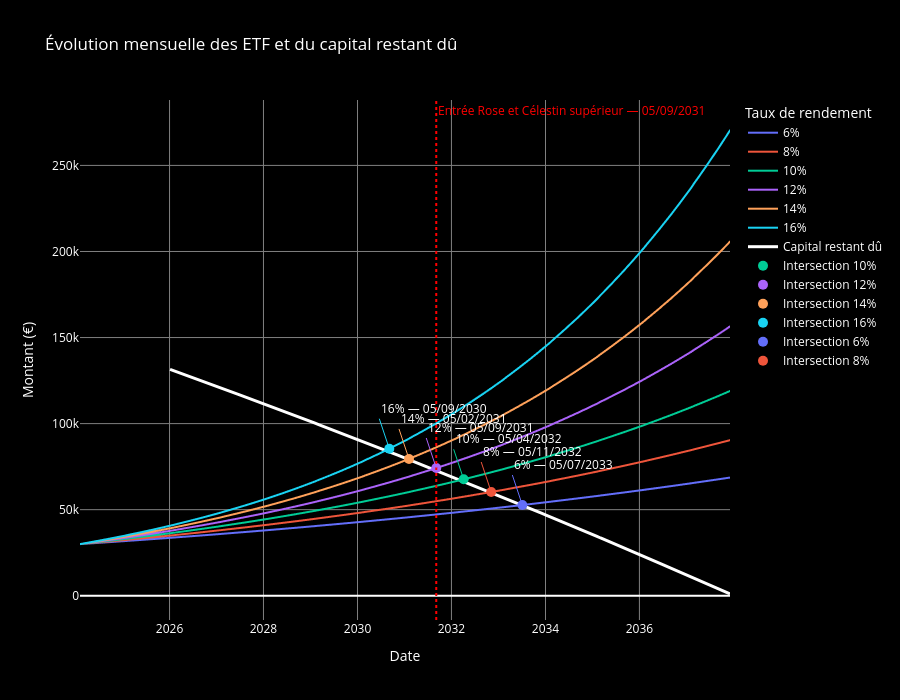

Notebook cell for this chart:
### Code cell
# Préparer le capital restant dû
amort_curve = df_amort[['Date', 'capital restant dû']].copy()
amort_curve['Date'] = pd.to_datetime(amort_curve['Date'], dayfirst=True)
amort_curve = amort_curve.sort_values('Date')
amort_curve['capital restant dû'] = pd.to_numeric(
    amort_curve['capital restant dû'].astype(str).str.replace(' ', '').str.replace(',', '.'),
    errors='coerce'
)

# Préparer etf_growth
etf_growth['Date'] = pd.to_datetime(etf_growth['Date'])

# Graphique comparatif
fig = px.line(
    etf_growth,
    x='Date',
    y='Montant',
    color='Taux',
    labels={'Date': 'Date', 'Montant': 'Montant (€)', 'Taux': 'Taux de rendement'},
    title='Évolution mensuelle des ETF et du capital restant dû',
    height=700
)

# Fond noir et texte en blanc pour lisibilité
fig.update_layout(
    paper_bgcolor='black',
    plot_bgcolor='black',
    font_color='white',
)

# Axes et grilles lisibles sur fond sombre
fig.update_xaxes(showgrid=True, gridcolor='gray', tickfont_color='white', title_font_color='white')
fig.update_yaxes(showgrid=True, gridcolor='gray', tickfont_color='white', title_font_color='white')

# Ajouter la courbe du capital restant dû
fig.add_scatter(
    x=amort_curve['Date'],
    y=amort_curve['capital restant dû'],
    mode='lines',
    name='Capital restant dû',
    line=dict(color='white', width=3)
)

# Construire un index mensuel correspondant aux dates d'etf_growth
monthly_index = pd.DatetimeIndex(sorted(etf_growth['Date'].unique()))
# Interpoler le capital restant dû sur ces dates
amort_series = amort_curve.set_index('Date')['capital restant dû']
amort_on_months = amort_series.reindex(monthly_index).interpolate(method='time')

# Récupérer les couleurs assignées par plotly pour chaque trace ETF
color_map = {}
for trace in fig.data:
    name = trace.name
    # seules les traces ETF ont des noms correspondant aux taux (ex: '6%')
    if isinstance(name, str) and name.endswith('%'):
        c = None
        if hasattr(trace, 'line') and getattr(trace.line, 'color', None) is not None:
            c = trace.line.color
        color_map[name] = c

# Calculer intersections (première date où ETF >= capital restant dû) et annoter
annotations = []
for taux, grp in etf_growth.groupby('Taux'):
    grp_sorted = grp.sort_values('Date').set_index('Date')
    etf_vals = grp_sorted['Montant']
    amort_vals = amort_on_months.reindex(grp_sorted.index).interpolate(method='time')
    mask = (etf_vals >= amort_vals).fillna(False)
    if mask.any():
        inter_date = mask.idxmax()
        inter_val = float(etf_vals.loc[inter_date])
        color = color_map.get(taux, 'yellow')
        # ajouter un marqueur avec la même couleur que la courbe si disponible
        fig.add_scatter(x=[inter_date], y=[inter_val], mode='markers', marker=dict(size=10, color=color), name=f'Intersection {taux}')
        # annotation texte avec date
        annotations.append(dict(
            x=inter_date,
            y=inter_val,
            xanchor='left',
            yanchor='bottom',
            text=f"{taux} — {inter_date.strftime('%d/%m/%Y')}",
            font=dict(color='white'),
            showarrow=True,
            arrowcolor=color
        ))

# Ajouter une ligne verticale pointillée rouge au 05/09/2031
vline_date = pd.Timestamp('2031-09-05')
fig.add_vline(x=vline_date, line=dict(color='red', width=2, dash='dot'))
# Annotation pour la ligne verticale
annotations.append(dict(
    x=vline_date,
    y=1.02 * etf_growth['Montant'].max(),
    xanchor='left',
    yanchor='bottom',
    text='Entrée Rose et Célestin supérieur — 05/09/2031',
    font=dict(color='red'),
    showarrow=False
))

fig.update_layout(annotations=annotations)

fig.show()

### Figure 1 — Plotly figure (JSON) as saved in the notebook; plotly's stock layout.template omitted (floating-point values rounded to 4 significant figures; data arrays with more than 128 entries replaced by an {"elided": "..."} marker saying what was removed)
{"data": [{"hovertemplate": "Taux de rendement=6%<br>Date=%{x}<br>Montant (€)=%{y}<extra></extra>", "legendgroup": "6%", "line": {"color": "#636efa", "dash": "solid"}, "marker": {"symbol": "circle"}, "mode": "lines", "name": "6%", "showlegend": true, "type": "scattergl", "x": {"elided": "167 str values"}, "xaxis": "x", "y": {"elided": "167 float values"}, "yaxis": "y"}, {"hovertemplate": "Taux de rendement=8%<br>Date=%{x}<br>Montant (€)=%{y}<extra></extra>", "legendgroup": "8%", "line": {"color": "#EF553B", "dash": "solid"}, "marker": {"symbol": "circle"}, "mode": "lines", "name": "8%", "showlegend": true, "type": "scattergl", "x": {"elided": "167 str values"}, "xaxis": "x", "y": {"elided": "167 float values"}, "yaxis": "y"}, {"hovertemplate": "Taux de rendement=10%<br>Date=%{x}<br>Montant (€)=%{y}<extra></extra>", "legendgroup": "10%", "line": {"color": "#00cc96", "dash": "solid"}, "marker": {"symbol": "circle"}, "mode": "lines", "name": "10%", "showlegend": true, "type": "scattergl", "x": {"elided": "167 str values"}, "xaxis": "x", "y": {"elided": "167 float values"}, "yaxis": "y"}, {"hovertemplate": "Taux de rendement=12%<br>Date=%{x}<br>Montant (€)=%{y}<extra></extra>", "legendgroup": "12%", "line": {"color": "#ab63fa", "dash": "solid"}, "marker": {"symbol": "circle"}, "mode": "lines", "name": "12%", "showlegend": true, "type": "scattergl", "x": {"elided": "167 str values"}, "xaxis": "x", "y": {"elided": "167 float values"}, "yaxis": "y"}, {"hovertemplate": "Taux de rendement=14%<br>Date=%{x}<br>Montant (€)=%{y}<extra></extra>", "legendgroup": "14%", "line": {"color": "#FFA15A", "dash": "solid"}, "marker": {"symbol": "circle"}, "mode": "lines", "name": "14%", "showlegend": true, "type": "scattergl", "x": {"elided": "167 str values"}, "xaxis": "x", "y": {"elided": "167 float values"}, "yaxis": "y"}, {"hovertemplate": "Taux de rendement=16%<br>Date=%{x}<br>Montant (€)=%{y}<extra></extra>", "legendgroup": "16%", "line": {"color": "#19d3f3", "dash": "solid"}, "marker": {"symbol": "circle"}, "mode": "lines", "name": "16%", "showlegend": true, "type": "scattergl", "x": {"elided": "167 str values"}, "xaxis": "x", "y": {"elided": "167 float values"}, "yaxis": "y"}, {"line": {"color": "white", "width": 3}, "mode": "lines", "name": "Capital restant dû", "type": "scatter", "x": {"elided": "144 str values"}, "y": {"elided": "144 int values"}}, {"marker": {"color": "#00cc96", "size": 10}, "mode": "markers", "name": "Intersection 10%", "type": "scatter", "x": ["2032-04-05T00:00:00"], "y": [67660.0]}, {"marker": {"color": "#ab63fa", "size": 10}, "mode": "markers", "name": "Intersection 12%", "type": "scatter", "x": ["2031-09-05T00:00:00"], "y": [74190.0]}, {"marker": {"color": "#FFA15A", "size": 10}, "mode": "markers", "name": "Intersection 14%", "type": "scatter", "x": ["2031-02-05T00:00:00"], "y": [79480.0]}, {"marker": {"color": "#19d3f3", "size": 10}, "mode": "markers", "name": "Intersection 16%", "type": "scatter", "x": ["2030-09-05T00:00:00"], "y": [85420.0]}, {"marker": {"color": "#636efa", "size": 10}, "mode": "markers", "name": "Intersection 6%", "type": "scatter", "x": ["2033-07-05T00:00:00"], "y": [52710.0]}, {"marker": {"color": "#EF553B", "size": 10}, "mode": "markers", "name": "Intersection 8%", "type": "scatter", "x": ["2032-11-05T00:00:00"], "y": [60270.0]}], "layout": {"annotations": [{"arrowcolor": "#00cc96", "font": {"color": "white"}, "showarrow": true, "text": "10% — 05/04/2032", "x": "2032-04-05T00:00:00", "xanchor": "left", "y": 67660.0, "yanchor": "bottom"}, {"arrowcolor": "#ab63fa", "font": {"color": "white"}, "showarrow": true, "text": "12% — 05/09/2031", "x": "2031-09-05T00:00:00", "xanchor": "left", "y": 74190.0, "yanchor": "bottom"}, {"arrowcolor": "#FFA15A", "font": {"color": "white"}, "showarrow": true, "text": "14% — 05/02/2031", "x": "2031-02-05T00:00:00", "xanchor": "left", "y": 79480.0, "yanchor": "bottom"}, {"arrowcolor": "#19d3f3", "font": {"color": "white"}, "showarrow": true, "text": "16% — 05/09/2030", "x": "2030-09-05T00:00:00", "xanchor": "left", "y": 85420.0, "yanchor": "bottom"}, {"arrowcolor": "#636efa", "font": {"color": "white"}, "showarrow": true, "text": "6% — 05/07/2033", "x": "2033-07-05T00:00:00", "xanchor": "left", "y": 52710.0, "yanchor": "bottom"}, {"arrowcolor": "#EF553B", "font": {"color": "white"}, "showarrow": true, "text": "8% — 05/11/2032", "x": "2032-11-05T00:00:00", "xanchor": "left", "y": 60270.0, "yanchor": "bottom"}, {"font": {"color": "red"}, "showarrow": false, "text": "Entrée Rose et Célestin supérieur — 05/09/2031", "x": "2031-09-05T00:00:00", "xanchor": "left", "y": 275800.0, "yanchor": "bottom"}], "font": {"color": "white"}, "height": 700, "legend": {"title": {"text": "Taux de rendement"}, "tracegroupgap": 0}, "paper_bgcolor": "black", "plot_bgcolor": "black", "shapes": [{"line": {"color": "red", "dash": "dot", "width": 2}, "type": "line", "x0": "2031-09-05T00:00:00", "x1": "2031-09-05T00:00:00", "xref": "x", "y0": 0, "y1": 1, "yref": "y domain"}], "title": {"text": "Évolution mensuelle des ETF et du capital restant dû"}, "xaxis": {"anchor": "y", "domain": [0, 1], "gridcolor": "gray", "showgrid": true, "tickfont": {"color": "white"}, "title": {"font": {"color": "white"}, "text": "Date"}}, "yaxis": {"anchor": "x", "domain": [0, 1], "gridcolor": "gray", "showgrid": true, "tickfont": {"color": "white"}, "title": {"font": {"color": "white"}, "text": "Montant (€)"}}}}
